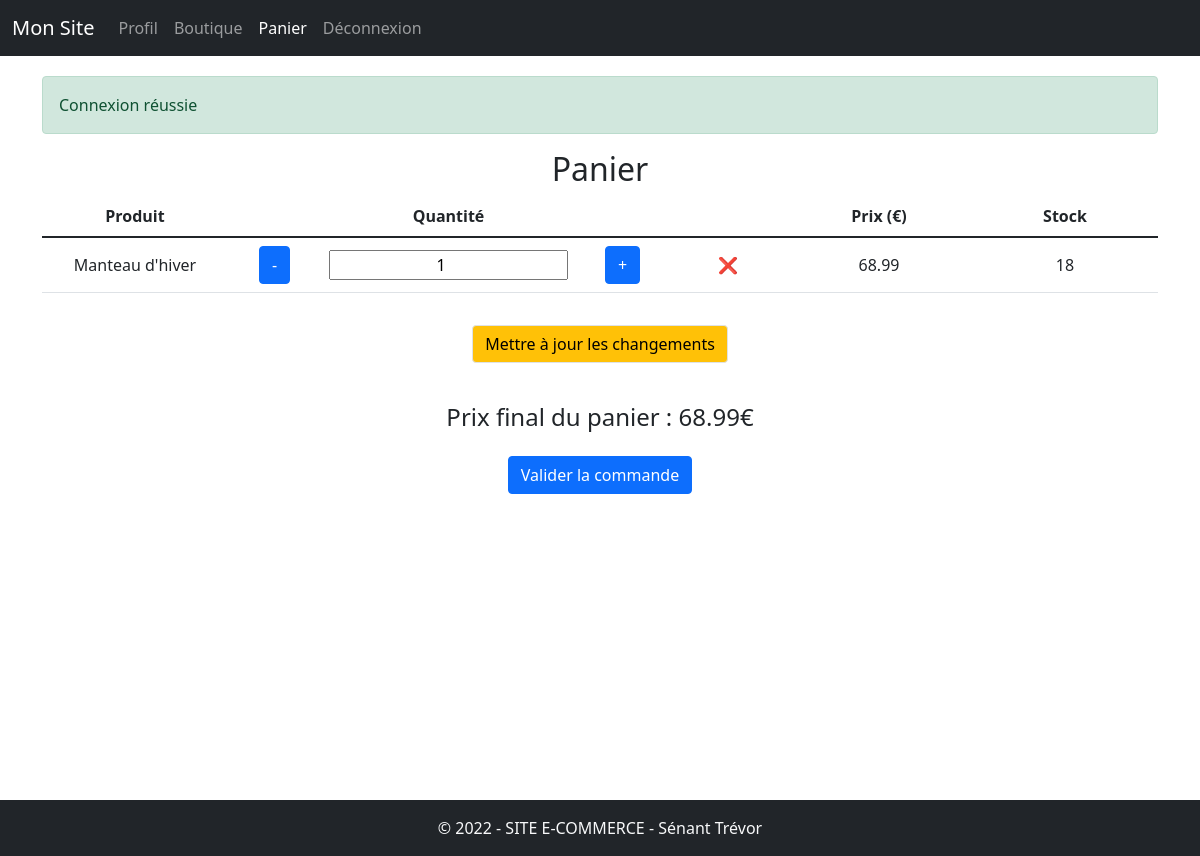
Page /panier.php?action=ajout&id=16 (signed in) on the committed database.
### tables this page shows
CREATE TABLE `produit` (
  `id_produit` int(11) NOT NULL,
  `reference` varchar(20) NOT NULL,
  `categorie` varchar(20) NOT NULL,
  `titre` varchar(100) NOT NULL,
  `description` text NOT NULL,
  `couleur` varchar(20) NOT NULL,
  `taille` varchar(5) NOT NULL,
  `public` enum('m','f','mixte') NOT NULL,
  `photo` varchar(250) NOT NULL,
  `prix` float NOT NULL,
  `stock` int(3) NOT NULL
);

### panier.php (the view, shortened to what this page needs)
<?php
if(isConnected() && !isAdmin()){
    $dataProduct = getAllProduct();
require_once './inc/haut.inc.php';?>
<h2 class="text-center">Panier</h2>
<?php  if(isset($_SESSION['user']['panier'])) { ?>
<form method="post">
    <div class="table-responsive">
        <table class="table text-center">
            <thead>
                <tr>
                    <th scope="col">Produit</th>
                    <th class="col"></th>
                    <th scope="col">Quantité</th>
                    <th class="col"></th>
                    <th class="col"></th>
                    <th scope="col">Prix (€)</th>
                    <th scope="col">Stock</th>
                </tr>
            </thead>
            <tbody>
                <?php
    if(isset($_SESSION['user']['panier']))
    {?>
                <?php foreach($_SESSION['user']['panier'] as $id => $quantity){
            foreach($dataProduct as $data){
                 if($id == $data['id_produit']){ ?>
                <tr class="align-middle">
                    <td class="col-md-2"><?= $data['titre']  ?></td>
                    <td class="col-md-1">
                        <div class="btn btn-primary" id=moins-<?=$id?>>-</div>
                    </td>
                    <td class="col-md-1"><input readonly class="text-center" type="number" name="<?=$id?>" id=<?=$id?>
                            value=<?= $quantity ?>></td>
                    <td class="col-md-1">
                        <div class="btn btn-primary" id=plus-<?=$id?>>+</div>
                    </td>
                    <td><a style="text-decoration:none" href="?action=delete&id=<?=$id?>">❌</a></td>
                    <td class="col-md-2"><?= calcPrice($data['prix'],$quantity)  ?></td>
                    <td class="col-md-2" id="stock-<?=$id?>"><?= $data['stock'] ?></td>
                </tr>
                <?php
                }
            }
        }?>
                <?php
    } ?>
            </tbody>
        </table>
    </div>
    <div class="text-center">
        <input type="submit" value="Mettre à jour les changements" class="btn border btn-warning my-3">
    </div>
    <h4 class="text-center my-4">Prix final du panier : <?= (getFinalPrice()) ?? 0 ?>€</h4>
</form>
<div class="text-center">
    <a href="?action=valider"><button class="btn btn-primary">Valider la commande</button></a>
</div>
<?php
}
} else {
    header('location:connexion.php');
}
require_once './inc/bas.inc.php';

### rows in the picture
produit: titre "Manteau d'hiver", value "1", prix "68.99", stock "18"

### other values in the picture
implode('<br>',$_SESSION['messages'][$className]) "Connexion réussie"
getFinalPrice() "68.99"
